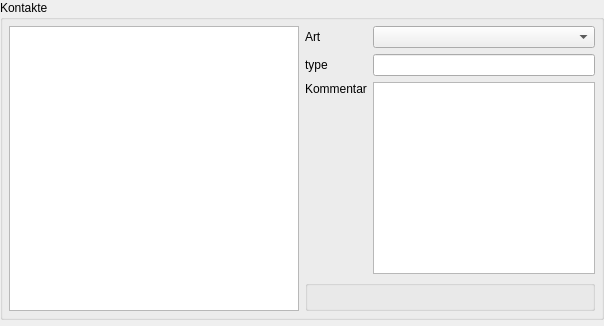
             <widget class="QWidget" name="customerContactTab">
              <attribute name="title">
               <string>Kontakt</string>
              </attribute>
              <layout class="QVBoxLayout" name="verticalLayout_30">
               <property name="spacing">
                <number>6</number>
               </property>
               <property name="leftMargin">
                <number>0</number>
               </property>
               <property name="topMargin">
                <number>0</number>
               </property>
               <property name="rightMargin">
                <number>0</number>
               </property>
               <property name="bottomMargin">
                <number>6</number>
               </property>
               <item>
                <widget class="QGroupBox" name="groupBox_26">
                 <property name="title">
                  <string>Kontakte</string>
                 </property>
                 <layout class="QHBoxLayout" name="horizontalLayout_35">
                  <property name="margin">
                   <number>6</number>
                  </property>
                  <item>
                   <widget class="EmbeddedViewTable" name="customerTableContacts">
                    <property name="sizePolicy">
                     <sizepolicy hsizetype="Expanding" vsizetype="Expanding">
                      <horstretch>50</horstretch>
                      <verstretch>0</verstretch>
                     </sizepolicy>
                    </property>
                    <property name="dbColumns" stdset="0">
                     <stringlist>
                      <string>type:Art</string>
                      <string>value:Kontakt</string>
                     </stringlist>
                    </property>
                    <property name="context" stdset="0">
                     <string>CUSTOMER</string>
                    </property>
                    <property name="path" stdset="0">
                     <string>contact</string>
                    </property>
                   </widget>
                  </item>
                  <item>
                   <widget class="QWidget" name="widget_43" native="true">
                    <property name="sizePolicy">
                     <sizepolicy hsizetype="Preferred" vsizetype="Preferred">
                      <horstretch>50</horstretch>
                      <verstretch>0</verstretch>
                     </sizepolicy>
                    </property>
                    <layout class="QVBoxLayout" name="verticalLayout_29">
                     <property name="margin">
                      <number>0</number>
                     </property>
                     <item>
                      <widget class="QWidget" name="widget_44" native="true">
                       <layout class="QGridLayout" name="gridLayout_11">
                        <property name="margin">
                         <number>0</number>
                        </property>
                        <item row="0" column="0">
                         <widget class="QLabel" name="label_54">
                          <property name="text">
                           <string>Art</string>
                          </property>
                         </widget>
                        </item>
                        <item row="2" column="1">
                         <widget class="PlainTextEdit" name="customerFieldContactsComment">
                          <property name="context" stdset="0">
                           <string>CUSTOMER</string>
                          </property>
                          <property name="path" stdset="0">
                           <string>contact.*.comment</string>
                          </property>
                         </widget>
                        </item>
                        <item row="1" column="0">
                         <widget class="Label" name="customerLabelContactsType">
                          <property name="text">
                           <string>type</string>
                          </property>
                          <property name="context" stdset="0">
                           <string>CUSTOMER</string>
                          </property>
                          <property name="path" stdset="0">
                           <string>contact.*.type</string>
                          </property>
                         </widget>
                        </item>
                        <item row="1" column="1">
                         <widget class="LineEdit" name="customerFieldContactsValue">
                          <property name="path" stdset="0">
                           <string>contact.*.value</string>
                          </property>
                          <property name="context" stdset="0">
                           <string>CUSTOMER</string>
                          </property>
                         </widget>
                        </item>
                        <item row="0" column="1">
                         <widget class="ComboBox" name="customerComboContactsType">
                          <property name="source" stdset="0">
                           <string>contactTypes</string>
                          </property>
                          <property name="context" stdset="0">
                           <string>CUSTOMER</string>
                          </property>
                          <property name="path" stdset="0">
                           <string>contact.*.type</string>
                          </property>
                         </widget>
                        </item>
                        <item row="2" column="0">
                         <widget class="Label" name="label_56">
                          <property name="text">
                           <string>Kommentar</string>
                          </property>
                          <property name="alignment">
                           <set>Qt::AlignLeading|Qt::AlignLeft|Qt::AlignTop</set>
                          </property>
                         </widget>
                        </item>
                        <item row="3" column="0" colspan="2">
                         <widget class="QGroupBox" name="groupBox_34">
                          <property name="title">
                           <string/>
                          </property>
                          <layout class="QHBoxLayout" name="horizontalLayout_51">
                           <property name="margin">
                            <number>0</number>
                           </property>
                           <item>
                            <spacer name="horizontalSpacer_6">
                             <property name="orientation">
                              <enum>Qt::Horizontal</enum>
                             </property>
                             <property name="sizeHint" stdset="0">
                              <size>
                               <width>40</width>
                               <height>20</height>
                              </size>
                             </property>
                            </spacer>
                           </item>
                           <item>
                            <widget class="ActionButton" name="customerButtonContactsAdd">
                             <property name="maximumSize">
                              <size>
                               <width>40</width>
                               <height>40</height>
                              </size>
                             </property>
                             <property name="text">
                              <string/>
                             </property>
                             <property name="icon">
                              <iconset resource="../../frontends/qt/resource.qrc">
                               <normaloff>:/icons/images/add.png</normaloff>:/icons/images/add.png</iconset>
                             </property>
                             <property name="iconSize">
                              <size>
                               <width>32</width>
                               <height>32</height>
                              </size>
                             </property>
                             <property name="flat">
                              <bool>true</bool>
                             </property>
                             <property name="context" stdset="0">
                              <string>CUSTOMER</string>
                             </property>
                             <property name="enablePayloads" stdset="0">
                              <stringlist>
                               <string>Dirty</string>
                               <string>New</string>
                               <string>Edit</string>
                              </stringlist>
                             </property>
                             <property name="tab" stdset="0">
                              <string>None</string>
                             </property>
                             <property name="action" stdset="0">
                              <string>EmbeddedViewHandler.In.Add</string>
                             </property>
                             <property name="payload" stdset="0">
                              <string>contact</string>
                             </property>
                            </widget>
                           </item>
                           <item>
                            <widget class="ActionButton" name="customerButtonContacsDelete">
                             <property name="maximumSize">
                              <size>
                               <width>40</width>
                               <height>40</height>
                              </size>
                             </property>
                             <property name="text">
                              <string/>
                             </property>
                             <property name="icon">
                              <iconset resource="../../frontends/qt/resource.qrc">
                               <normaloff>:/icons/images/delete.png</normaloff>:/icons/images/delete.png</iconset>
                             </property>
                             <property name="iconSize">
                              <size>
                               <width>32</width>
                               <height>32</height>
                              </size>
                             </property>
                             <property name="flat">
                              <bool>true</bool>
                             </property>
                             <property name="context" stdset="0">
                              <string>CUSTOMER</string>
                             </property>
                             <property name="enablePayloads" stdset="0">
                              <stringlist>
                               <string>Dirty</string>
                               <string>New</string>
                               <string>Edit</string>
                              </stringlist>
                             </property>
                             <property name="action" stdset="0">
                              <string>EmbeddedViewHandler.In.Remove</string>
                             </property>
                             <property name="payload" stdset="0">
                              <string>contact</string>
                             </property>
                            </widget>
                           </item>
                           <item>
                            <widget class="ActionButton" name="customerButtonContactsUp">
                             <property name="maximumSize">
                              <size>
                               <width>40</width>
                               <height>40</height>
                              </size>
                             </property>
                             <property name="text">
                              <string/>
                             </property>
                             <property name="icon">
                              <iconset resource="../../frontends/qt/resource.qrc">
                               <normaloff>:/icons/images/arrow_up.png</normaloff>:/icons/images/arrow_up.png</iconset>
                             </property>
                             <property name="iconSize">
                              <size>
                               <width>32</width>
                               <height>32</height>
                              </size>
                             </property>
                             <property name="flat">
                              <bool>true</bool>
                             </property>
                             <property name="context" stdset="0">
                              <string>CUSTOMER</string>
                             </property>
                             <property name="enablePayloads" stdset="0">
                              <stringlist>
                               <string>Dirty</string>
                               <string>Edit</string>
                               <string>New</string>
                              </stringlist>
                             </property>
                             <property name="action" stdset="0">
                              <string>EmbeddedViewHandler.In.Up</string>
                             </property>
                             <property name="payload" stdset="0">
                              <string>contact</string>
                             </property>
                            </widget>
                           </item>
                           <item>
                            <widget class="ActionButton" name="customerButtonContactsDown">
                             <property name="maximumSize">
                              <size>
                               <width>40</width>
                               <height>40</height>
                              </size>
                             </property>
                             <property name="text">
                              <string/>
                             </property>
                             <property name="icon">
                              <iconset resource="../../frontends/qt/resource.qrc">
                               <normaloff>:/icons/images/arrow_down.png</normaloff>:/icons/images/arrow_down.png</iconset>
                             </property>
                             <property name="iconSize">
                              <size>
                               <width>32</width>
                               <height>32</height>
                              </size>
                             </property>
                             <property name="flat">
                              <bool>true</bool>
                             </property>
                             <property name="context" stdset="0">
                              <string>CUSTOMER</string>
                             </property>
                             <property name="enablePayloads" stdset="0">
                              <stringlist>
                               <string>Dirty</string>
                               <string>Edit</string>
                               <string>New</string>
                              </stringlist>
                             </property>
                             <property name="action" stdset="0">
                              <string>EmbeddedViewHandler.In.Down</string>
                             </property>
                             <property name="payload" stdset="0">
                              <string>contact</string>
                             </property>
                            </widget>
                           </item>
                          </layout>
                         </widget>
                        </item>
                       </layout>
                      </widget>
                     </item>
                    </layout>
                   </widget>
                  </item>
                 </layout>
                </widget>
               </item>
              </layout>
             </widget>
